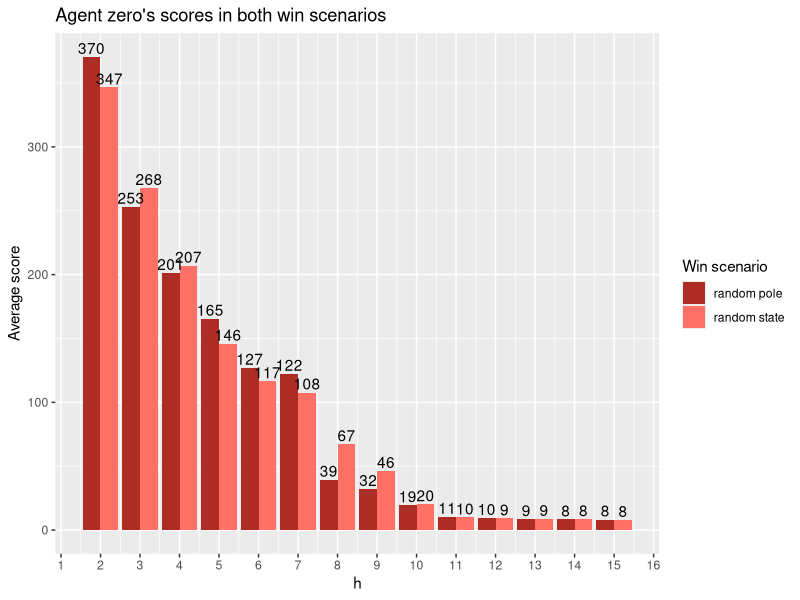
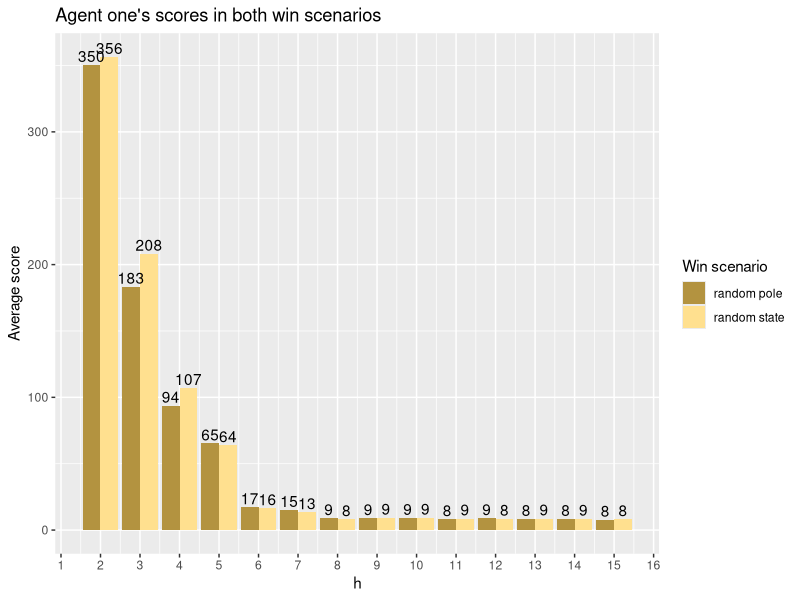
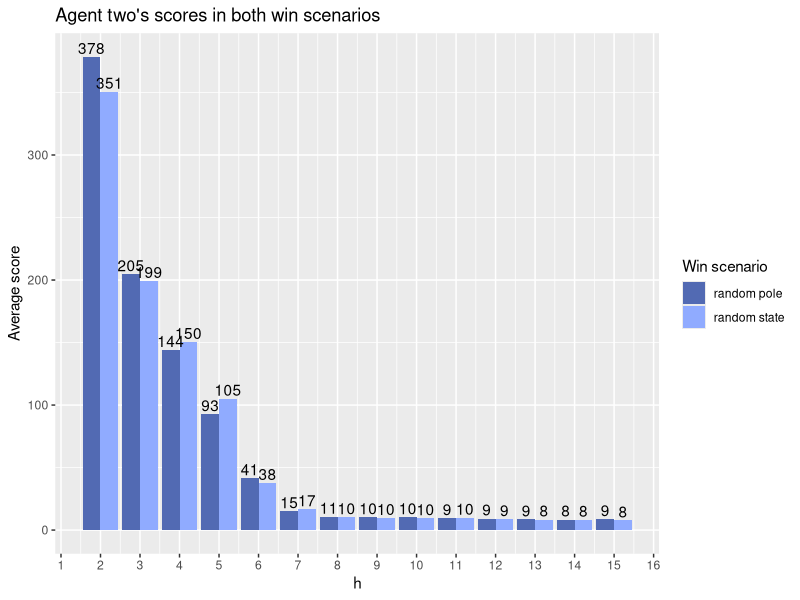
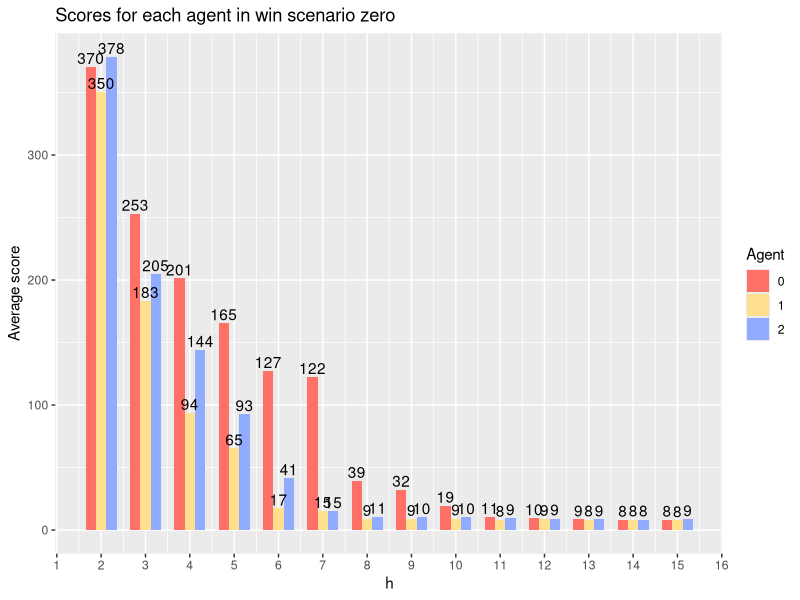
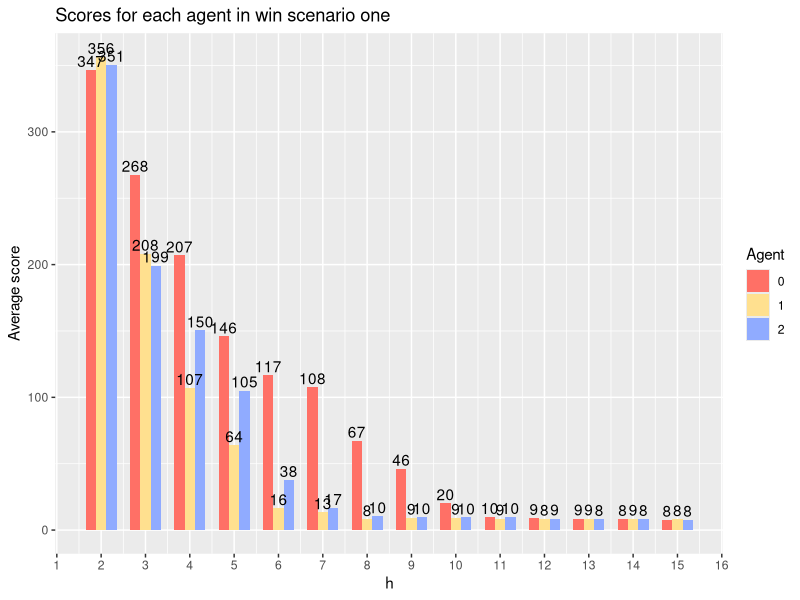

Recreate these plots in R, in order.
library(tidyverse)
library(dplyr)
library(reshape2)
results <- read.csv("results.csv")

agent_zero <- results %>% filter(agent == 0)
zero_colors <- c("#AD2C23", "#FF7066")
agent_one <- results %>% filter(agent == 1)
one_colors <- c("#B39340","#FFE08F")
agent_two <- results %>% filter(agent == 2)
two_colors = c("#526AB3", "#90ABFF")
three_together_colors <- c("#FF7066","#FFE08F", "#90ABFF")

context_zero <- results %>% filter(win.context == 0)
context_one <- results %>%filter(win.context == 1)

number_ticks <- function(n) {function(limits) pretty(limits, n)}

# begin plotting agent 0
melted1 <- agent_zero %>% select("win.context","av.turns","h","failed") %>% 
  melt(id.vars=c("h", "win.context"), measure.vars=c("av.turns"))
melted2 <- agent_zero %>% select("win.context","av.turns","h","failed") %>% 
  melt(id.vars=c("h", "win.context"), measure.vars=c("failed"))
long <- cbind(melted1, melted2)
long <- long[,-c(5,6)]

g <- ggplot(long, aes(x=h, y=value, fill=factor(win.context))) + 
  geom_bar(stat="identity", position="dodge") +
  geom_text(aes(label=round(value)), position=position_dodge(width=0.9), vjust=-0.25)+
  scale_fill_manual(values = zero_colors, name= "Win scenario", labels=(c("random pole", "random state")))+
  xlab("h")+ylab("Average score") + scale_x_continuous(breaks=number_ticks(16)) +
  ggtitle("Agent zero's scores in both win scenarios")

g


# begin plotting agent 1
melted1 <- agent_one %>% select("win.context","av.turns","h","failed") %>% 
  melt(id.vars=c("h", "win.context"), measure.vars=c("av.turns"))
melted2 <- agent_one %>% select("win.context","av.turns","h","failed") %>% 
  melt(id.vars=c("h", "win.context"), measure.vars=c("failed"))
long <- cbind(melted1, melted2)
long <- long[,-c(5,6)]

g <- ggplot(long, aes(x=h, y=value, fill=factor(win.context))) + 
  geom_bar(stat="identity", position="dodge") +
  geom_text(aes(label=round(value)), position=position_dodge(width=0.9), vjust=-0.25)+
  scale_fill_manual(values = one_colors,name= "Win scenario", labels=(c("random pole", "random state")))+
  xlab("h")+ylab("Average score") + scale_x_continuous(breaks=number_ticks(16)) +
  ggtitle("Agent one's scores in both win scenarios")

g

# begin plotting agent 2
melted1 <- agent_two %>% select("win.context","av.turns","h","failed") %>% 
  melt(id.vars=c("h", "win.context"), measure.vars=c("av.turns"))
melted2 <- agent_two %>% select("win.context","av.turns","h","failed") %>% 
  melt(id.vars=c("h", "win.context"), measure.vars=c("failed"))
long <- cbind(melted1, melted2)
long <- long[,-c(5,6)]

g <- ggplot(long, aes(x=h, y=value, fill=factor(win.context))) + 
  geom_bar(stat="identity", position="dodge") +
  geom_text(aes(label=round(value)), position=position_dodge(width=0.9), vjust=-0.25)+
  scale_fill_manual(values = two_colors,name= "Win scenario", labels=(c("random pole", "random state")))+
  xlab("h")+ylab("Average score") + scale_x_continuous(breaks=number_ticks(16)) +
  ggtitle("Agent two's scores in both win scenarios")
g

# begin plotting context 0
melted1 <- context_zero %>% select("agent","av.turns","h","failed") %>% 
  melt(id.vars=c("h", "agent"), measure.vars=c("av.turns"))
melted2 <- context_zero %>% select("agent","av.turns","h","failed") %>% 
  melt(id.vars=c("h", "agent"), measure.vars=c("failed"))
long <- cbind(melted1, melted2)
long <- long[,-c(5,6)]

g <- ggplot(long, aes(x=h, y=value, fill=factor(agent))) + 
  geom_bar(stat="identity", width=0.7, position=position_dodge(width=0.7)) +
  geom_text(aes(label=round(value)), position=position_dodge(width=0.7), vjust=-0.25)+
  scale_fill_manual(values = three_together_colors, name= "Agent", labels=(c("0", "1", "2"))) +
  xlab("h")+ylab("Average score") + scale_x_continuous(breaks=number_ticks(16)) +
  ggtitle("Scores for each agent in win scenario zero")
g

# begin plotting context 1
melted1 <- context_one %>% select("agent","av.turns","h","failed") %>% 
  melt(id.vars=c("h", "agent"), measure.vars=c("av.turns"))
melted2 <- context_one %>% select("agent","av.turns","h","failed") %>% 
  melt(id.vars=c("h", "agent"), measure.vars=c("failed"))
long <- cbind(melted1, melted2)
long <- long[,-c(5,6)]

  g <- ggplot(long, aes(x=h, y=value, fill=factor(agent))) + 
  geom_bar(stat="identity", width=0.7, position=position_dodge(width=0.7)) +
  geom_text(aes(label=round(value)), position=position_dodge(width=0.7), vjust=-0.25)+
  scale_fill_manual(values = three_together_colors, name= "Agent", labels=(c("0", "1", "2"))) +
  xlab("h")+ylab("Average score") + scale_x_continuous(breaks=number_ticks(16)) +
  ggtitle("Scores for each agent in win scenario one")
g






